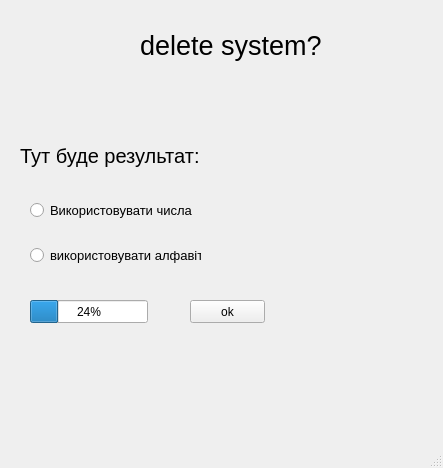
<?xml version="1.0" encoding="UTF-8"?>
<ui version="4.0">
 <class>MainWindow</class>
 <widget class="QMainWindow" name="MainWindow">
  <property name="geometry">
   <rect>
    <x>0</x>
    <y>0</y>
    <width>443</width>
    <height>468</height>
   </rect>
  </property>
  <property name="windowTitle">
   <string>MainWindow</string>
  </property>
  <widget class="QWidget" name="centralwidget">
   <widget class="QLabel" name="label">
    <property name="geometry">
     <rect>
      <x>140</x>
      <y>30</y>
      <width>191</width>
      <height>31</height>
     </rect>
    </property>
    <property name="font">
     <font>
      <pointsize>20</pointsize>
     </font>
    </property>
    <property name="text">
     <string>delete system?</string>
    </property>
    <property name="scaledContents">
     <bool>false</bool>
    </property>
   </widget>
   <widget class="QProgressBar" name="progressBar">
    <property name="geometry">
     <rect>
      <x>30</x>
      <y>300</y>
      <width>118</width>
      <height>23</height>
     </rect>
    </property>
    <property name="value">
     <number>24</number>
    </property>
   </widget>
   <widget class="QPushButton" name="pushButton">
    <property name="geometry">
     <rect>
      <x>190</x>
      <y>300</y>
      <width>75</width>
      <height>23</height>
     </rect>
    </property>
    <property name="text">
     <string>ok</string>
    </property>
   </widget>
   <widget class="QRadioButton" name="radioButton">
    <property name="geometry">
     <rect>
      <x>30</x>
      <y>200</y>
      <width>171</width>
      <height>21</height>
     </rect>
    </property>
    <property name="font">
     <font>
      <pointsize>10</pointsize>
     </font>
    </property>
    <property name="autoFillBackground">
     <bool>false</bool>
    </property>
    <property name="text">
     <string>Використовувати числа</string>
    </property>
   </widget>
   <widget class="QRadioButton" name="radioButton_2">
    <property name="geometry">
     <rect>
      <x>30</x>
      <y>240</y>
      <width>171</width>
      <height>31</height>
     </rect>
    </property>
    <property name="font">
     <font>
      <pointsize>10</pointsize>
     </font>
    </property>
    <property name="text">
     <string>використовувати алфавіт</string>
    </property>
   </widget>
   <widget class="QLabel" name="label_2">
    <property name="geometry">
     <rect>
      <x>20</x>
      <y>130</y>
      <width>201</width>
      <height>51</height>
     </rect>
    </property>
    <property name="font">
     <font>
      <pointsize>15</pointsize>
     </font>
    </property>
    <property name="text">
     <string>Тут буде результат:</string>
    </property>
   </widget>
  </widget>
  <widget class="QMenuBar" name="menubar">
   <property name="geometry">
    <rect>
     <x>0</x>
     <y>0</y>
     <width>443</width>
     <height>21</height>
    </rect>
   </property>
  </widget>
  <widget class="QStatusBar" name="statusbar"/>
 </widget>
 <resources/>
 <connections/>
</ui>
